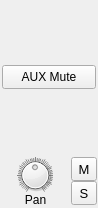
<?xml version="1.0" encoding="UTF-8"?>
<ui version="4.0">
 <class>CChannelEffects</class>
 <widget class="QFrame" name="CChannelEffects">
  <property name="geometry">
   <rect>
    <x>0</x>
    <y>0</y>
    <width>98</width>
    <height>208</height>
   </rect>
  </property>
  <property name="windowTitle">
   <string>Frame</string>
  </property>
  <property name="frameShape">
   <enum>QFrame::NoFrame</enum>
  </property>
  <property name="frameShadow">
   <enum>QFrame::Raised</enum>
  </property>
  <property name="lineWidth">
   <number>0</number>
  </property>
  <layout class="QVBoxLayout" name="verticalLayout_2" stretch="10,0">
   <property name="spacing">
    <number>1</number>
   </property>
   <property name="leftMargin">
    <number>0</number>
   </property>
   <property name="topMargin">
    <number>0</number>
   </property>
   <property name="rightMargin">
    <number>0</number>
   </property>
   <property name="bottomMargin">
    <number>0</number>
   </property>
   <item>
    <widget class="QSynthPanel" name="EffectLayout">
     <layout class="QGridLayout" name="gridLayout">
      <property name="leftMargin">
       <number>2</number>
      </property>
      <property name="topMargin">
       <number>1</number>
      </property>
      <property name="rightMargin">
       <number>2</number>
      </property>
      <property name="bottomMargin">
       <number>1</number>
      </property>
      <property name="spacing">
       <number>0</number>
      </property>
      <item row="0" column="0" colspan="2">
       <widget class="QToggleButton" name="Bypass">
        <property name="sizePolicy">
         <sizepolicy hsizetype="Preferred" vsizetype="Fixed">
          <horstretch>0</horstretch>
          <verstretch>0</verstretch>
         </sizepolicy>
        </property>
        <property name="minimumSize">
         <size>
          <width>60</width>
          <height>24</height>
         </size>
        </property>
        <property name="maximumSize">
         <size>
          <width>16777215</width>
          <height>24</height>
         </size>
        </property>
        <property name="font">
         <font>
          <pointsize>9</pointsize>
         </font>
        </property>
        <property name="styleSheet">
         <string notr="true">QToolButton:checked{color:yellow;}</string>
        </property>
        <property name="text">
         <string>AUX Mute</string>
        </property>
        <property name="checkable">
         <bool>true</bool>
        </property>
       </widget>
      </item>
     </layout>
    </widget>
   </item>
   <item>
    <widget class="QSynthPanel" name="frame_2">
     <layout class="QHBoxLayout" name="horizontalLayout" stretch="10,1">
      <property name="spacing">
       <number>0</number>
      </property>
      <property name="leftMargin">
       <number>0</number>
      </property>
      <property name="topMargin">
       <number>1</number>
      </property>
      <property name="rightMargin">
       <number>0</number>
      </property>
      <property name="bottomMargin">
       <number>1</number>
      </property>
      <item>
       <layout class="QVBoxLayout" name="verticalLayout" stretch="10,1">
        <property name="spacing">
         <number>0</number>
        </property>
        <property name="bottomMargin">
         <number>0</number>
        </property>
        <item>
         <layout class="QHBoxLayout" name="horizontalLayout_2">
          <property name="spacing">
           <number>0</number>
          </property>
          <property name="leftMargin">
           <number>0</number>
          </property>
          <property name="topMargin">
           <number>0</number>
          </property>
          <property name="rightMargin">
           <number>0</number>
          </property>
          <property name="bottomMargin">
           <number>0</number>
          </property>
          <item>
           <widget class="QSynthKnob" name="Pan">
            <property name="sizePolicy">
             <sizepolicy hsizetype="Fixed" vsizetype="Fixed">
              <horstretch>0</horstretch>
              <verstretch>0</verstretch>
             </sizepolicy>
            </property>
            <property name="minimumSize">
             <size>
              <width>36</width>
              <height>36</height>
             </size>
            </property>
            <property name="maximumSize">
             <size>
              <width>36</width>
              <height>36</height>
             </size>
            </property>
            <property name="maximum">
             <number>200</number>
            </property>
            <property name="value">
             <number>100</number>
            </property>
            <property name="notchesVisible">
             <bool>true</bool>
            </property>
           </widget>
          </item>
         </layout>
        </item>
        <item>
         <widget class="EffectLabel" name="label_3">
          <property name="maximumSize">
           <size>
            <width>16777215</width>
            <height>14</height>
           </size>
          </property>
          <property name="font">
           <font>
            <pointsize>9</pointsize>
           </font>
          </property>
          <property name="text">
           <string>Pan</string>
          </property>
          <property name="alignment">
           <set>Qt::AlignCenter</set>
          </property>
         </widget>
        </item>
       </layout>
      </item>
      <item>
       <layout class="QVBoxLayout" name="verticalLayout_3">
        <property name="spacing">
         <number>0</number>
        </property>
        <property name="rightMargin">
         <number>1</number>
        </property>
        <item>
         <widget class="QToggleButton" name="Mute">
          <property name="minimumSize">
           <size>
            <width>26</width>
            <height>24</height>
           </size>
          </property>
          <property name="maximumSize">
           <size>
            <width>26</width>
            <height>24</height>
           </size>
          </property>
          <property name="font">
           <font>
            <pointsize>10</pointsize>
           </font>
          </property>
          <property name="styleSheet">
           <string notr="true">QToolButton:checked{color:yellow;}</string>
          </property>
          <property name="text">
           <string>M</string>
          </property>
          <property name="checkable">
           <bool>true</bool>
          </property>
         </widget>
        </item>
        <item>
         <widget class="QToggleButton" name="Solo">
          <property name="minimumSize">
           <size>
            <width>26</width>
            <height>24</height>
           </size>
          </property>
          <property name="maximumSize">
           <size>
            <width>26</width>
            <height>24</height>
           </size>
          </property>
          <property name="font">
           <font>
            <pointsize>10</pointsize>
           </font>
          </property>
          <property name="styleSheet">
           <string notr="true">QToolButton:checked{color:yellow;}</string>
          </property>
          <property name="text">
           <string>S</string>
          </property>
          <property name="checkable">
           <bool>true</bool>
          </property>
         </widget>
        </item>
       </layout>
      </item>
     </layout>
    </widget>
   </item>
  </layout>
 </widget>
 <customwidgets>
  <customwidget>
   <class>QSynthPanel</class>
   <extends>QFrame</extends>
   <header>qsynthpanel.h</header>
   <container>1</container>
  </customwidget>
  <customwidget>
   <class>EffectLabel</class>
   <extends>QLabel</extends>
   <header>effectlabel.h</header>
  </customwidget>
  <customwidget>
   <class>QToggleButton</class>
   <extends>QToolButton</extends>
   <header>qtogglebutton.h</header>
  </customwidget>
  <customwidget>
   <class>QSynthKnob</class>
   <extends>QDial</extends>
   <header>qsynthknob.h</header>
  </customwidget>
 </customwidgets>
 <resources/>
 <connections/>
</ui>
